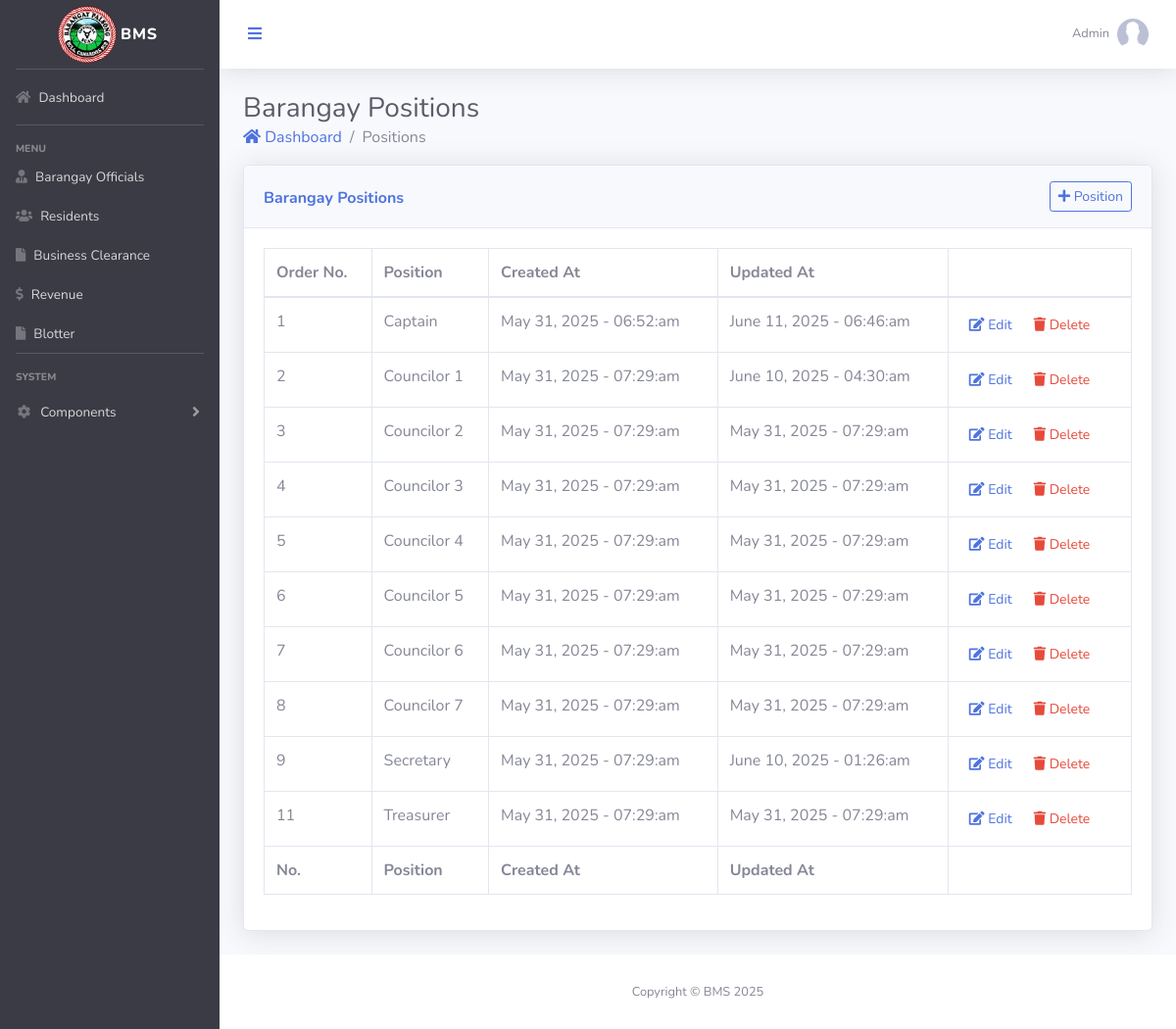
Page /position.php (signed in) on the committed database.
### tables this page shows
CREATE TABLE `position` (
  `id` int(11) NOT NULL,
  `position` varchar(45) NOT NULL,
  `order` int(11) NOT NULL,
  `created_at` timestamp NOT NULL DEFAULT current_timestamp(),
  `updated_at` timestamp NOT NULL DEFAULT current_timestamp()
);

### model/Position/PositionList.php (called while the page is built, shortened)
<?php
	$query = "SELECT * FROM position ORDER BY `order`";
	$result = $conn->query($query);
	$positions = [];
?>

### position.php (the view, shortened to what this page needs)
<?php
    include 'server/Database.php';
    include 'model/Position/PositionList.php';
?>
<?php include 'templates/header.php' ?>
</head>
<body id="page-top">
    <div id="wrapper">
        <?php include 'templates/sidebar.php' ?>
        <div id="content-wrapper" class="d-flex flex-column">
            <div id="content">
                <?php include 'templates/navbar.php' ?>
                <div class="container-fluid">
                    <h1 class="h3 mb-0 text-gray-800">Barangay Positions</h1>
                    <nav aria-label="breadcrumb">
                      <ol class="breadcrumb bg-transparent m-0 mb-3 p-0">
                        <li class="breadcrumb-item"><a href="dashboard.php"> <i class="fas fa-home"></i> Dashboard</a></li>
                        <li class="breadcrumb-item active" aria-current="page">Positions</li>
                      </ol>
                    </nav>
                    <div class="card shadow mb-4">
                        <div class="card-header py-3 d-flex  justify-content-between">
                            <h6 class="pt-2 m-0 font-weight-bold text-primary">Barangay Positions</h6>
                            <button
                                type="button"
                                class="btn btn-outline-primary btn-sm"
                                data-toggle="modal" data-target="#addPosition">
                             <i class="fas fa-plus"></i> Position
                            </button>
                        </div>
                        <div class="card-body">
                            <div class="table-responsive">
                                <table class="table table-bordered" id="dataTable" width="100%" cellspacing="0">
                                    <thead class="text-nowrap">
                                        <tr>
                                            <th>Order No.</th>
                                            <th>Position</th>
                                            <th>Created At</th>
                                            <th>Updated At</th>
                                            <th></th>
                                        </tr>
                                    </thead>
                                    <tfoot>
                                        <th>No.</th>
                                        <th>Position</th>
                                        <th>Created At</th>
                                        <th>Updated At</th>
                                        <th></th>
                                    </tfoot>
                                    <tbody>
                                        <?php if(!empty($positions)): ?>
                                            <?php foreach($positions as $row): ?>
                                             <tr>
                                                <td><?=$row["order"]?></td>
                                                <td><?=$row["position"]?></td>
                                                <td><?=date("F j, Y - h:i:a", strtotime($row['created_at']))?></td>
                                                <td><?=date("F j, Y - h:i:a", strtotime($row['updated_at']))?></td>
                                                <td>
                                                    <button
                                                        type="button"
                                                        class="btn  btn-sm text-primary"
                                                        data-toggle="modal"
                                                        data-target="#editPosition"
                                                        onclick="viewPosition(this)"
                                                        data-id="<?=$row['id']?>"
                                                        data-order="<?=$row['order']?>"
                                                        data-position="<?=$row['position']?>">
                                                     <i class="fas fa-edit"></i> Edit
                                                    </button>
                                                    <button
                                                        type="button"
                                                        class="btn btn-sm text-danger"
                                                        data-target="#deletePosition"
                                                        data-id="<?=$row['id']?>">
                                                     <i class="fas fa-trash"></i> Delete
                                                    </button>
                                                </td>
                                             </tr>
                                            <?php endforeach ?>
                                        <?php endif ?>
                                    </tbody>
                                </table>
                            </div>
                        </div>
                    </div>
                </div>
            </div>
<?php include 'templates/footer.php' ?>

### rows in the picture
position: order "1", position "Captain", created_at "May 31, 2025 - 06:52:am", updated_at "June 11, 2025 - 06:46:am"
position: order "2", position "Councilor 1", created_at "May 31, 2025 - 07:29:am", updated_at "June 10, 2025 - 04:30:am"
position: order "3", position "Councilor 2", created_at "May 31, 2025 - 07:29:am", updated_at "May 31, 2025 - 07:29:am"
position: order "4", position "Councilor 3", created_at "May 31, 2025 - 07:29:am", updated_at "May 31, 2025 - 07:29:am"
position: order "5", position "Councilor 4", created_at "May 31, 2025 - 07:29:am", updated_at "May 31, 2025 - 07:29:am"
position: order "6", position "Councilor 5", created_at "May 31, 2025 - 07:29:am", updated_at "May 31, 2025 - 07:29:am"
position: order "7", position "Councilor 6", created_at "May 31, 2025 - 07:29:am", updated_at "May 31, 2025 - 07:29:am"
position: order "8", position "Councilor 7", created_at "May 31, 2025 - 07:29:am", updated_at "May 31, 2025 - 07:29:am"
position: order "9", position "Secretary", created_at "May 31, 2025 - 07:29:am", updated_at "June 10, 2025 - 01:26:am"
position: order "11", position "Treasurer", created_at "May 31, 2025 - 07:29:am", updated_at "May 31, 2025 - 07:29:am"

### other values in the picture
$_SESSION['username'] "Admin"
